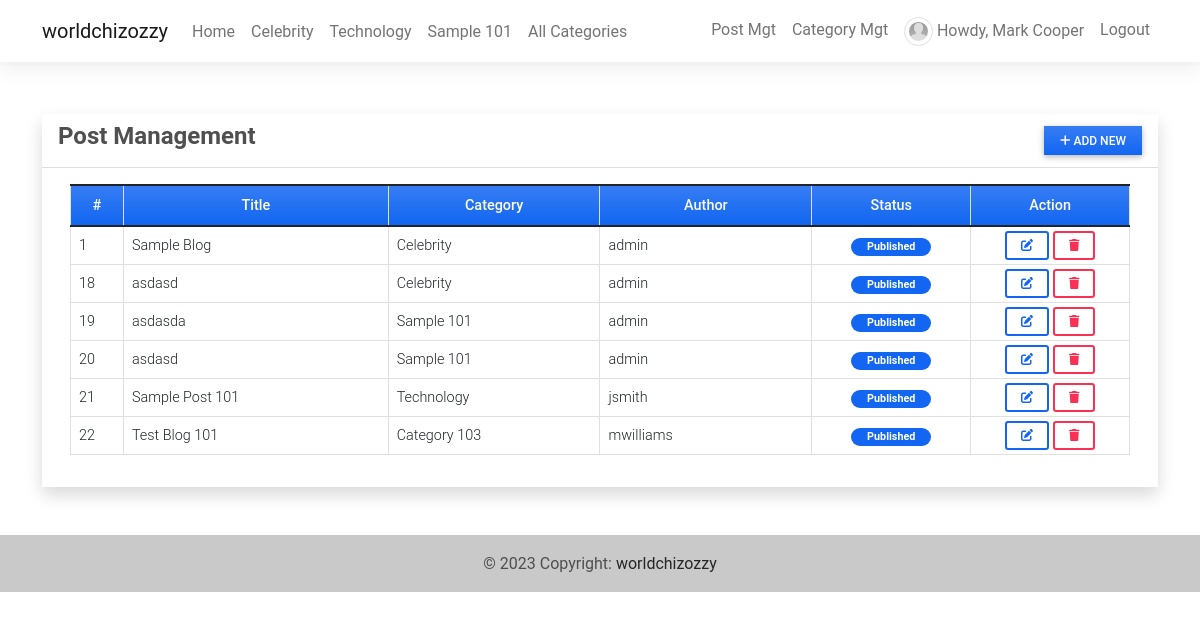
Page /post_mgt (signed in) on the committed database.
### blogApp/models.py (models this page shows, shortened)
class Category(models.Model):
    class Meta:
        verbose_name_plural = 'categories'
    name = models.CharField(max_length=250)
    description = models.TextField(blank=True, null=True)
    status = models.IntegerField(default = 1)
    date_added = models.DateTimeField(default=timezone.now)
    date_updated = models.DateTimeField(auto_now=True)
    def __str__(self):
        return self.name

class UserProfile(models.Model):
    user = models.OneToOneField(User, on_delete=models.CASCADE,related_name='profile')
    contact = models.CharField(max_length=250)
    dob = models.DateField(blank=True, null = True)
    address = models.TextField(blank=True, null = True)
    avatar = models.ImageField(blank=True, null = True, upload_to= 'images/')
    user_type = models.IntegerField(default = 2)

class Post(models.Model):
    category=models.ForeignKey(Category,on_delete=models.CASCADE)
    title = models.TextField()
    author = models.ForeignKey(User,on_delete=models.CASCADE)
    blog_post = models.TextField()
    banner = models.ImageField(blank=True, null = True, upload_to= 'images/')
    status = models.IntegerField(default = 0)
    date_added = models.DateTimeField(default=timezone.now)
    date_updated = models.DateTimeField(auto_now=True)

### blogApp/views.py (the view)
# urls.py: path('post_mgt',views.post_mgt,name='post-mgt'),
@login_required
def post_mgt(request):
    if request.user.profile.user_type == 1:
        posts = Post.objects.all()
    else:
        posts = Post.objects.filter(author = request.user).all()
    context['page_title'] = "post Management"
    context['posts'] = posts
    return render(request, 'post_mgt.html',context)

### blogApp/templates/post_mgt.html (shortened to what this page needs)
{% extends 'base.html' %} {% block pageContent %}
<div class="col-lg-12 col-md-12 col-sm-12 col-xs-12">
    <div class="card card-default rounded-0 shadow ">
        <div class="card-header">
            <div class="d-flex w-100 align-items-center justify-content-between">
                <h4 class="card-title fw-bold">Post Management</h4>
                <div class="tools">
                    <a class="btn btn-primary rounded-0 bg-gradient btn-sm" href="{% url 'manage-post' %}"><i class="fa fa-plus"></i> Add New</a>
                </div>
            </div>
        </div>
        <div class="card-body">
            <div class="container-fluid">
                <table class="table table-bordered">
                    <colgroup>
                        <col width="5%">
                        <col width="25%">
                        <col width="20%">
                        <col width="20%">
                        <col width="15%">
                        <col width="15%">
                    </colgroup>
                    <thead>
                        <tr class="bg-gradient bg-primary bg-opacity-50 text-light">
                            <th class="px-2 py-2 text-center">#</th>
                            <th class="px-2 py-2 text-center">Title</th>
                            <th class="px-2 py-2 text-center">Category</th>
                            <th class="px-2 py-2 text-center">Author</th>
                            <th class="px-2 py-2 text-center">Status</th>
                            <th class="px-2 py-2 text-center">Action</th>
                        </tr>
                    </thead>
                    <tbody>
                        {% for post in posts %}
                        <tr>
                            <td class="px-2 py-1 align-middle">{{ post.id }}</td>
                            <td class="px-2 py-1 align-middle">{{ post.title }}</td>
                            <td class="px-2 py-1 align-middle">{{ post.category }}</td>
                            <td class="px-2 py-1 align-middle">{{ post.author }}</td>
                            <td class="px-2 py-1 align-middle text-center">
                                {% if post.status == 1 %}
                                <span class="badge bg-primary rounded-pill px-3">Published</span> {% else %}
                                <span class="badge bg-secondary rounded-pill px-3">Unpublished</span> {% endif %}
                            </td>
                            <td class="px-2 py-1 align-middle text-center">
                                <a class="btn btn-outline-primary btn-sm edit-data" href="{% url 'edit-post' post.pk %}" data-id="{{ post.pk }}" title="Edit">
                                    <i class="fa fa-edit"></i>
                                </a>
                                <button class="btn btn-outline-danger btn-sm delete-data" type="button" data-id="{{ post.pk }}" title="Delete">
                                    <i class="fa fa-trash"></i>
                                </button>
                            </td>
                        </tr>
                        {% endfor %}
                    </tbody>
                </table>
            </div>
        </div>
    </div>
</div>
{% endblock pageContent %}

### blogApp/templates/TopNavigation.html (shortened to what this page needs)
{% load static %}
<header>
    <nav class="navbar navbar-expand-lg navbar-light bg-white fixed-top">
        <div class="container">
            <a class="navbar-brand" target="_blank" href="/">
                worldchizozzy
            </a>
            <div class="collapse navbar-collapse" id="navbarExample01">
                <ul class="navbar-nav me-auto mb-2 mb-lg-0">
                    <li class="nav-item active">
                        <a class="nav-link" aria-current="page" href="{% url 'home-page' %}">Home</a>
                    </li>
                    {% for category in category_list_limited %}
                    <li class="nav-item">
                        <a class="nav-link" href="{% url 'category-post' category.pk %}">{{ category.name }}</a>
                    </li>
                    {% endfor %}
                    <li class="nav-item">
                        <a class="nav-link" href="{% url 'category-page' %}">All Categories</a>
                    </li>
                </ul>
                <ul class="navbar-nav d-flex flex-row">
                    {% if user.id %}
                    <li class="nav-item me-3 me-lg-0">
                        <a class="nav-link" href="{% url 'post-mgt' %}">Post Mgt</a>
                    </li>
                    {% if user.profile.user_type == 1 %}
                    <li class="nav-item me-3 me-lg-0">
                        <a class="nav-link" href="{% url 'category-mgt' %}">Category Mgt</a>
                    </li>
                    {% endif %}
                    <li class="nav-item me-3 me-lg-0">
                        <a class="nav-link" href="{% url 'profile' %}">
                            <span class="me-1"><img src="{{ user.profile.avatar.url}}" alt="User Avatar" id="user-avatar" class="img-thumbnail rounded-circle"></span>Howdy, {{ user.first_name }} {{user.last_name}}
                        </a>
                    </li>
                    <li class="nav-item me-3 me-lg-0">
                        <a class="nav-link" href="{% url 'logout' %}">Logout</a>
                    </li>
                    {% else %}
                    <li class="nav-item me-3 me-lg-0">
                        <a class="nav-link" href="{% url 'login' %}">Login</a>
                    </li>
                    {% endif %}
                </ul>
            </div>
        </div>
    </nav>
    <div id="intro" class="pt-2 text-center bg-light">
    </div>
</header>

### static/blogApp/assets/default/css/style.css (style rules this page uses)
html, body { height: 100%; width: 100%; }
#user-avatar { width: 1.8rem; height: 1.8rem; object-fit: scale-down; object-position: center center; }

### blogApp/templates/TopNavigation.html (style rules this page uses)
#intro { margin-top: 58px; }

### rows in the picture
Category: name "Celebrity"
Category: name "Technology"
Category: name "Sample 101"
Post: id "1", title "Sample Blog", category "Celebrity", author "admin", status "Published"
Post: id "18", title "asdasd", category "Celebrity", author "admin", status "Published"
Post: id "19", title "asdasda", category "Sample 101", author "admin", status "Published"
Post: id "20", title "asdasd", category "Sample 101", author "admin", status "Published"
Post: id "21", title "Sample Post 101", category "Technology", author "jsmith", status "Published"
Post: id "22", title "Test Blog 101", category "Category 103", author "mwilliams", status "Published"

### other values in the picture
{{ user.first_name }} "Mark"
{{ user.last_name }} "Cooper"
